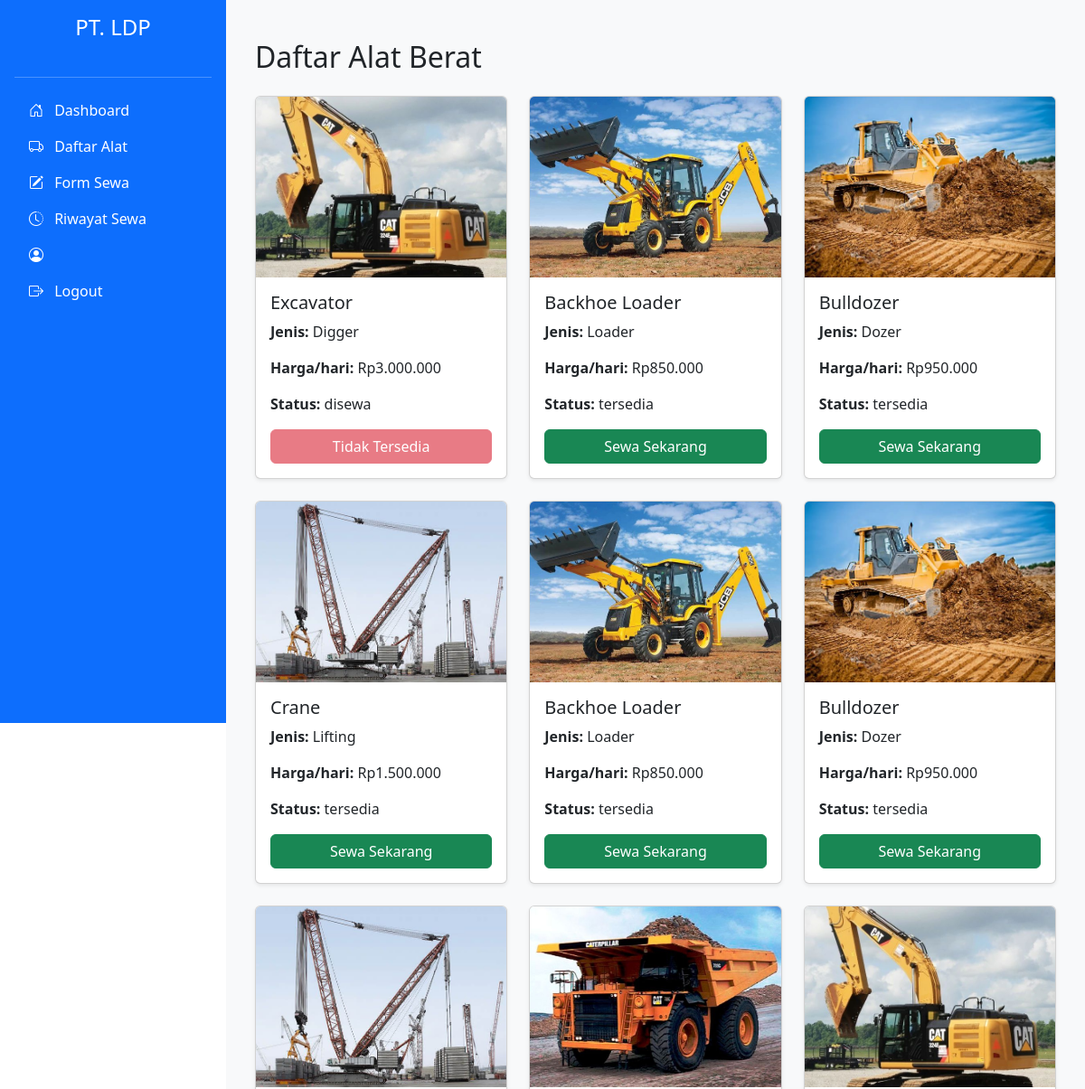
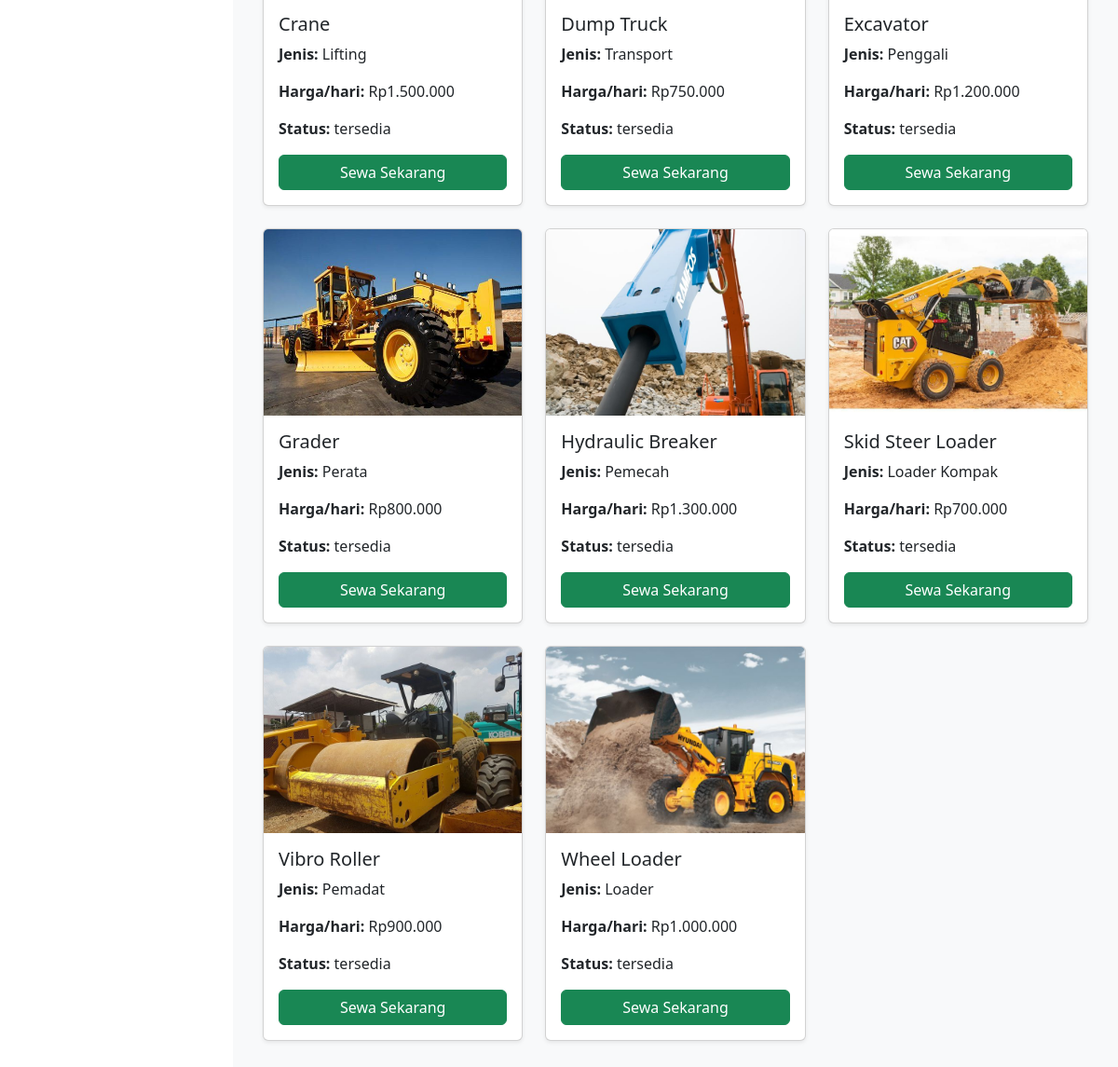
Before: /alat_berat.php with the older database file (2 pictures, top to bottom).
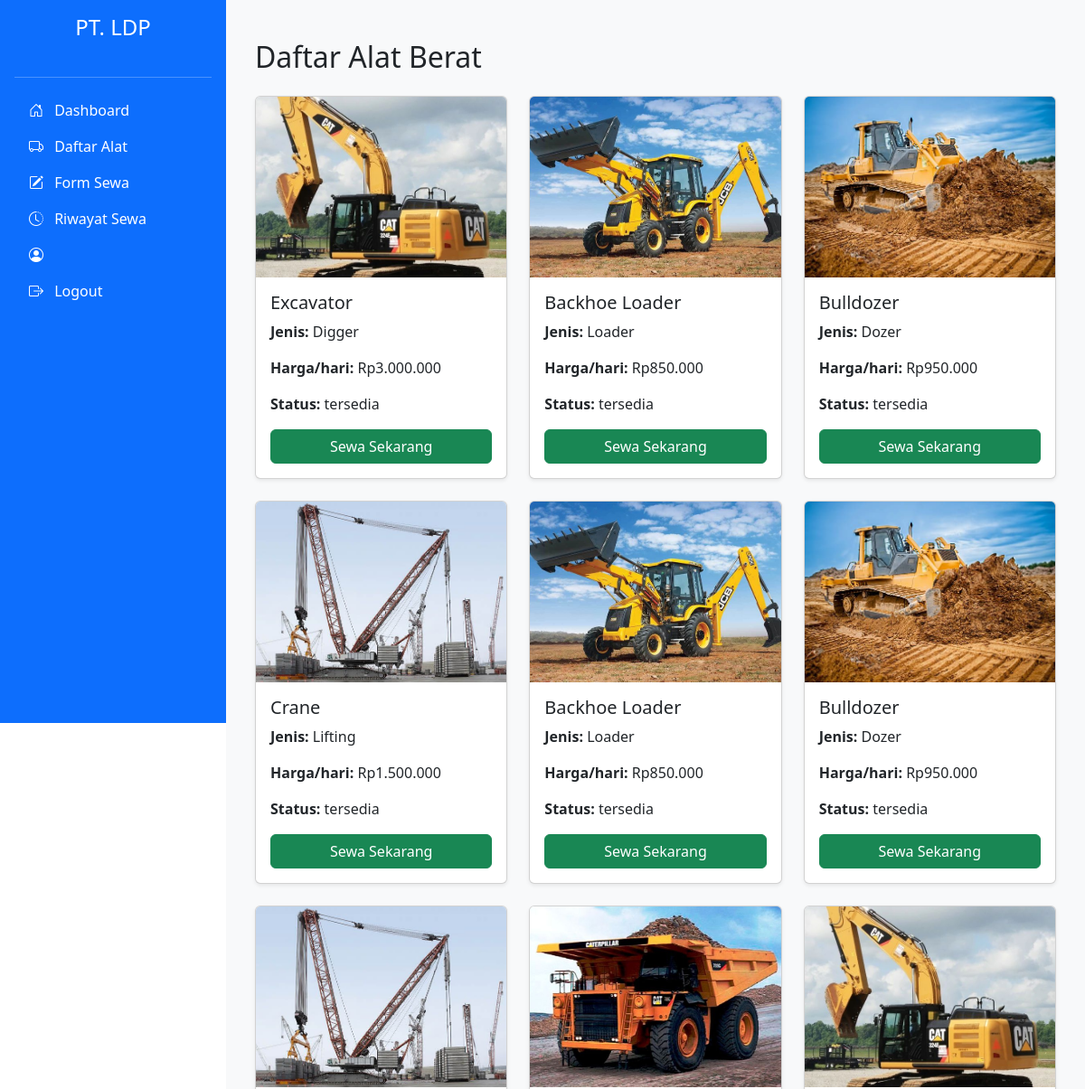
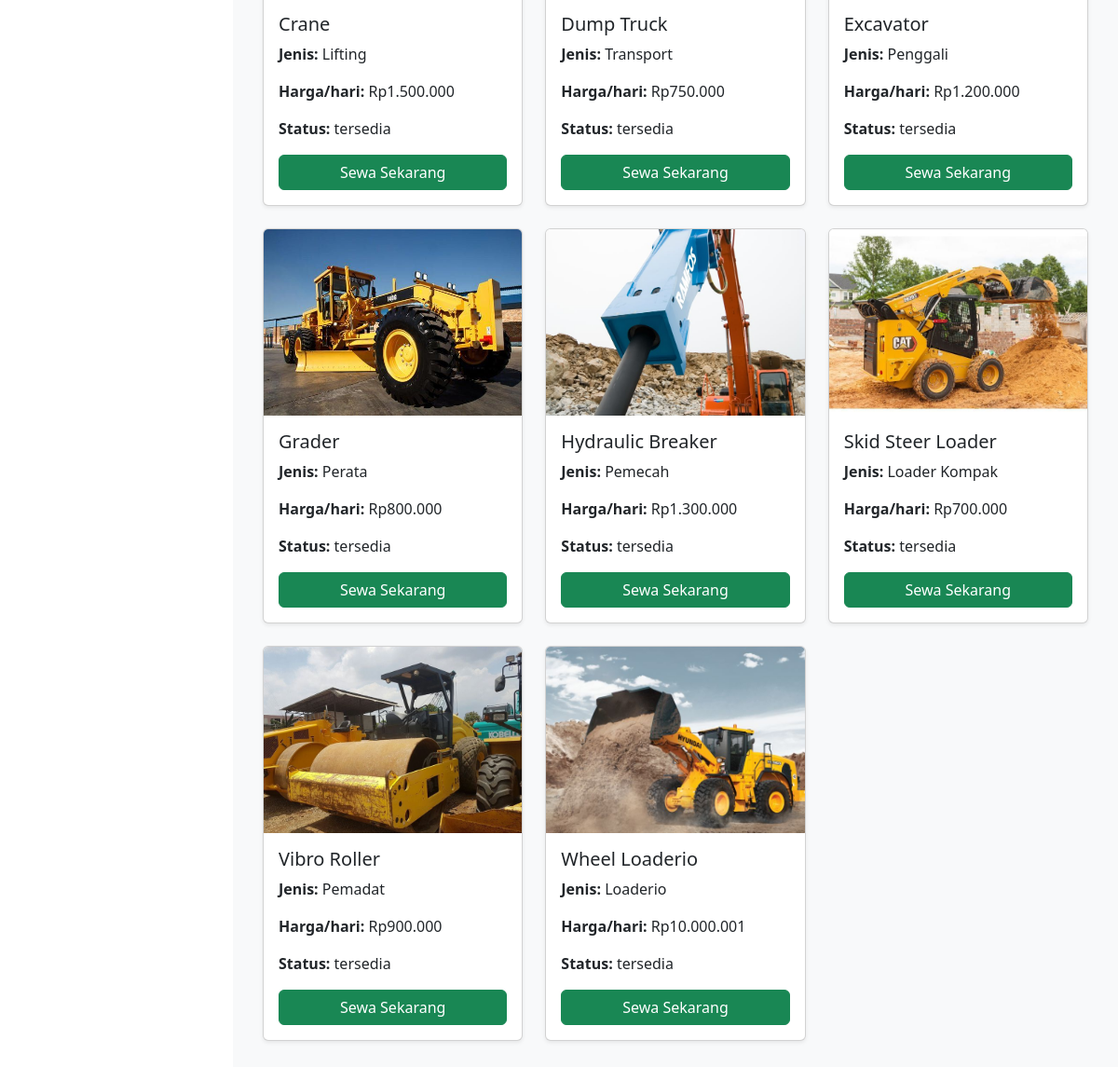
After: the same page with the newer database file (2 pictures, top to bottom).
### tables this page shows
CREATE TABLE `alat_berat` (
  `id` int NOT NULL,
  `nama_alat` varchar(100) DEFAULT NULL,
  `jenis` varchar(50) DEFAULT NULL,
  `harga_per_hari` int DEFAULT NULL,
  `foto` varchar(255) DEFAULT NULL,
  `status` enum('tersedia','disewa') DEFAULT 'tersedia',
  `id_kategori` int DEFAULT NULL
);

### alat_berat.php (the view, shortened to what this page needs)
<?php
include 'config/db.php';
?>
<!DOCTYPE html>
<html lang="id">
<head>
  <link href="https://cdn.jsdelivr.net/npm/bootstrap@5.3.0/dist/css/bootstrap.min.css" rel="stylesheet">
</head>
<body>
  <?php include 'partials/sidebar.php'; ?>
  <div class="content">
    <div class="container mt-4">
      <h2 class="mb-4">Daftar Alat Berat</h2>
      <div class="row">
        <?php
        $query = mysqli_query($conn, "SELECT * FROM alat_berat");
        while ($row = mysqli_fetch_assoc($query)) {
        ?>
          <div class="col-md-4 mb-4">
            <div class="card h-100 shadow-sm">
              <img src="assets/img/<?php echo htmlspecialchars($row['foto']); ?>" class="card-img-top" alt="<?php echo htmlspecialchars($row['nama_alat']); ?>" style="height: 200px; object-fit: cover;">
              <div class="card-body">
                <h5 class="card-title"><?php echo htmlspecialchars($row['nama_alat']); ?></h5>
                <p class="card-text"><strong>Jenis:</strong> <?php echo htmlspecialchars($row['jenis']); ?></p>
                <p class="card-text"><strong>Harga/hari:</strong> Rp<?php echo number_format($row['harga_per_hari'], 0, ',', '.'); ?></p>
                <p class="card-text"><strong>Status:</strong> <?php echo htmlspecialchars($row['status']); ?></p>
                <?php if ($row['status'] == 'tersedia') { ?>
                  <a href="form_sewa.php?id=<?php echo $row['id']; ?>" class="btn btn-success w-100">Sewa Sekarang</a>
                <?php } else { ?>
                  <button class="btn btn-danger w-100" disabled>Tidak Tersedia</button>
                <?php } ?>
              </div>
            </div>
          </div>
        <?php } ?>
      </div>
    </div>
  </div>
</body>
</html>

### partials/sidebar.php (shortened to what this page needs)
<head>
    <link href="https://cdn.jsdelivr.net/npm/bootstrap@5.3.0/dist/css/bootstrap.min.css" rel="stylesheet">
    <link href="https://cdn.jsdelivr.net/npm/bootstrap-icons@1.10.5/font/bootstrap-icons.css" rel="stylesheet">
</head>
<body>
    <div class="sidebar d-flex flex-column p-3">
        <h4 class="text-white text-center mb-4">PT. LDP</h4>
        <hr class="text-white">
        <ul class="nav nav-pills flex-column mb-auto">
            <li><a href="dashboard_user.php" class="nav-link text-white"><i class="bi bi-house-door me-2"></i> Dashboard</a></li>
            <li><a href="alat_berat.php" class="nav-link text-white"><i class="bi bi-truck me-2"></i> Daftar Alat</a></li>
            <li><a href="form_sewa.php" class="nav-link text-white"><i class="bi bi-pencil-square me-2"></i> Form Sewa</a></li>
            <li><a href="riwayat_sewa.php" class="nav-link text-white"><i class="bi bi-clock-history me-2"></i> Riwayat Sewa</a></li>
            <li><a href="profil.php" class="nav-link text-white"><i class="bi bi-person-circle me-2"></i> <?php echo htmlspecialchars($_SESSION['nama']); ?></a></li>
            <li><a href="logout.php" class="nav-link text-white"><i class="bi bi-box-arrow-right me-2"></i> Logout</a></li>
        </ul>
    </div>

### alat_berat.php (style rules this page uses)
.content { margin-left: 250px; padding: 20px; background-color: #f8f9fa; min-height: 100vh; }

### partials/sidebar.php (style rules this page uses)
.sidebar { position: fixed; top: 0; left: 0; height: 100vh; width: 250px; background-color: #0d6efd; color: white; overflow-y: auto; z-index: 1000; }
.sidebar a { color: white; text-decoration: none; }

Changed rows visible on the page:
changed alat_berat "Digger": status "disewa" → "tersedia"; status "Tidak Tersedia" → "Sewa Sekarang"
changed alat_berat: nama_alat "Wheel Loader" → "Wheel Loaderio"; jenis "Loader" → "Loaderio"; harga_per_hari "1.000.000" → "10.000.001"
